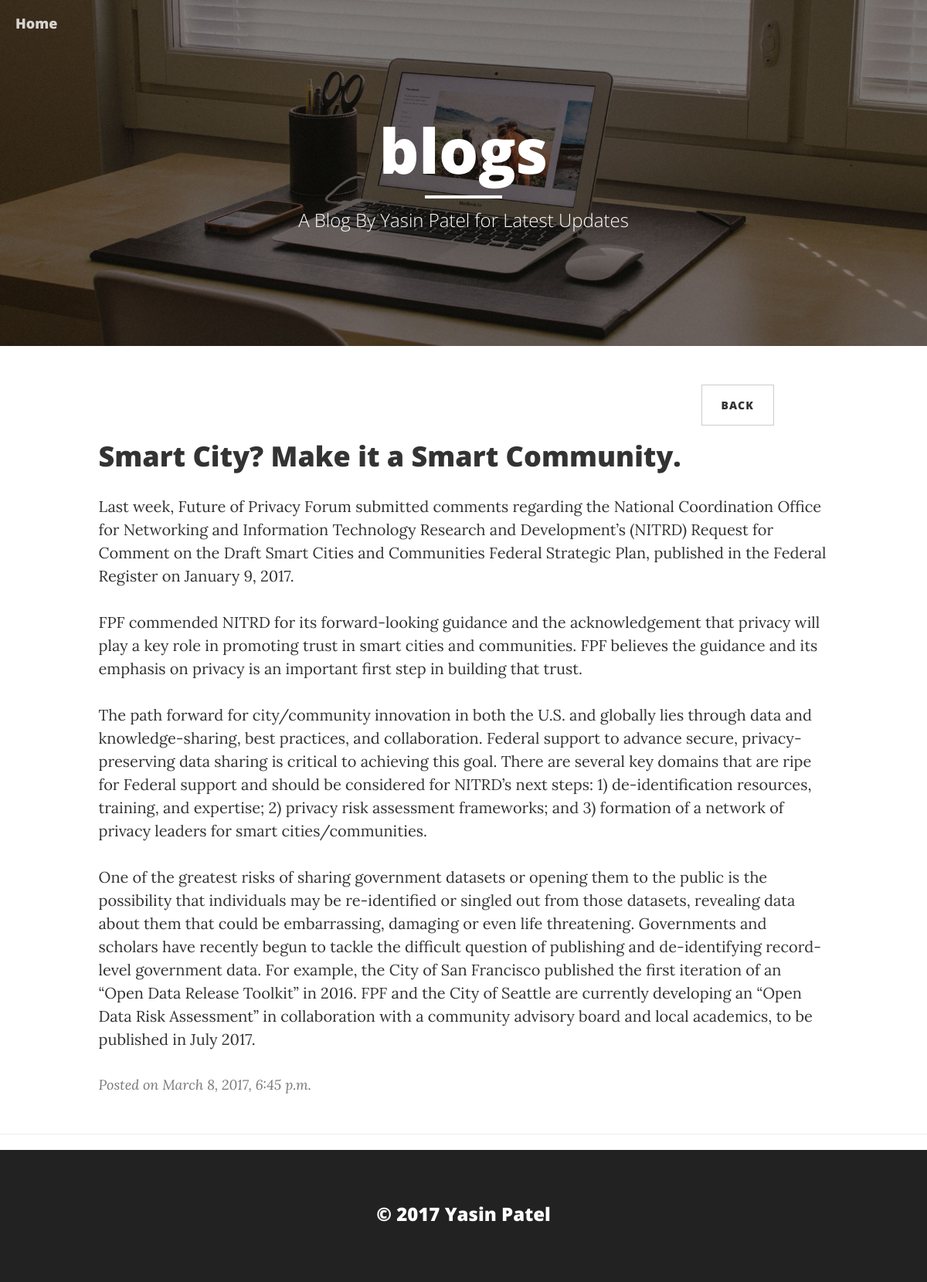
The app's page /post/2/ with its own data.
### blog/models.py (models this page shows, shortened)
class Post(BaseModel):
    author =models.ForeignKey('auth.User')
    title=models.CharField(max_length=200)
    text=models.TextField()
    created_date=models.DateTimeField(default=timezone.now)
    published_date=models.DateTimeField(blank=True,null=True)

### blog/views.py (the view)
# urls.py: url(r'^post/(?P<pk>\d+)/$',views.post_details,name="post_details"),
def post_details(request,pk):
    posts =get_object_or_404(Post,pk=pk)
    return render(request,'blog/post_details.html',{"posts":posts})

### templates/blog/post_details.html (shortened to what this page needs)
{% extends 'blog/layout.html' %}
{% block content %}
<div class="row">
  <div class="col-sm-3 pull-right">
    <a href="/" class="btn btn-default btn-sm">Back</a>
  </div>
</div>
<div class="row">
    <div class="col-lg-10  col-md-10 col-md-offset-1">
          <div class="post-preview">
                  <h1 class="post-title">
                    {{ posts.title }}
                  </h1>
                  <p class="post-subtitle">
                      {{ posts.text|linebreaksbr }}
                  </p>
              <p class="post-meta">Posted on {{ posts.published_date }}
            </p>
          </div>
    </div>
</div>
{% endblock %}

### static/css/clean-blog.css (style rules this page uses)
body { font-family: 'Lora', 'Times New Roman', serif; font-size: 20px; color: #333333; }
p { line-height: 1.5; margin: 30px 0; }
h1, h2, h3, h4, h5, h6 { font-family: 'Open Sans', 'Helvetica Neue', Helvetica, Arial, sans-serif; font-weight: 800; }
a { color: #333333; }
.post-preview > .post-meta { color: #777777; font-size: 18px; font-style: italic; margin-top: 0; }
.btn { font-family: 'Open Sans', 'Helvetica Neue', Helvetica, Arial, sans-serif; text-transform: uppercase; font-size: 14px; font-weight: 800; letter-spacing: 1px; border-radius: 0; padding: 15px 25px; }
body { -webkit-tap-highlight-color: #0085A1; }

### records on screen
Post: title "Smart City? Make it a Smart Community.", text "Last week, Future of Privacy Forum submitted comments regarding the National Coordination Office for Networking and Information Technology Research and Development’s (NITRD) Request for Comment on the Draft Smart Cities and Communities Federal Strategic Plan, published in the Federal Register on January 9, 2017. FPF commended NITRD for its forward-looking guidance and the acknowledgement that privacy will play a key role in promoting trust in smart cities and communities. FPF believes the guidance and its emphasis on privacy is an important first step in building that trust. The path forward for city/community innovation in both the U.S. and globally lies through data and knowledge-sharing,…", published_date "March 8, 2017, 6:45 p.m."
